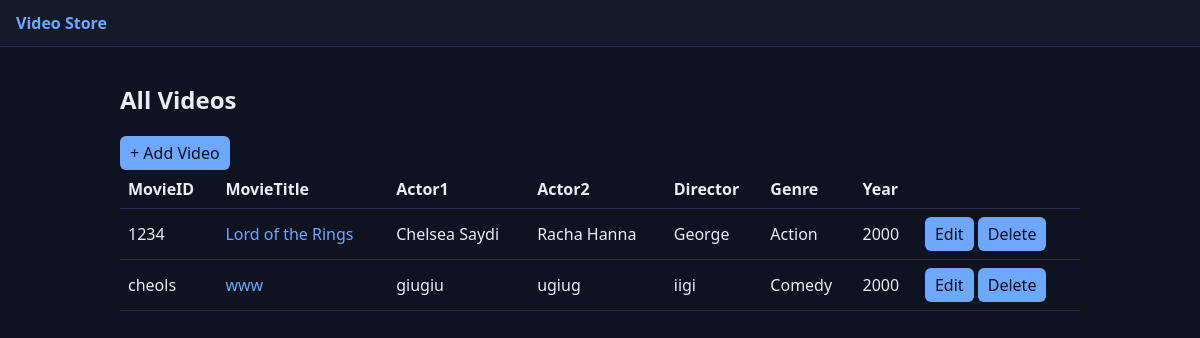
The page / on the database its author committed.
### videos/models.py (models this page shows, shortened)
class Video(models.Model):
    GENRE_CHOICES = [
        ("Action", "Action"),
        ("Comedy", "Comedy"),
        ("Drama", "Drama"),
        ("Romance", "Romance"),
        ("Sci-Fi", "Sci-Fi"),
        ("Horror", "Horror"),
        ("Documentary", "Documentary"),
        ("Animation", "Animation"),
        ("Other", "Other"),
    ]
    movie_id = models.CharField("MovieID", max_length=20, primary_key=True)
    title = models.CharField("MovieTitle", max_length=200)
    actor1 = models.CharField("Actor1Name", max_length=100)
    actor2 = models.CharField("Actor2Name", max_length=100, blank=True)
    director = models.CharField("DirectorName", max_length=100)
    genre = models.CharField("MovieGenre", max_length=20, choices=GENRE_CHOICES)
    release_year = models.PositiveIntegerField(
        "ReleaseYear",
        validators=[MinValueValidator(1888), MaxValueValidator(current_year)]
    )
    created_at = models.DateTimeField(auto_now_add=True)  # optional helper
    updated_at = models.DateTimeField(auto_now=True)
    class Meta:
        ordering = ["title"]

### videos/views.py (the view)
# urls.py: path('', views.video_list, name='list'),        # "/" -> list page
def video_list(request):
    videos = Video.objects.all()
    return render(request, "videos/video_list.html", {"videos": videos})

### videos/templates/videos/video_list.html (shortened to what this page needs)
{% extends "videos/base.html" %}
{% block content %}
<div class="d-flex justify-content-between align-items-center mb-3">
  <h2 class="mb-0">All Videos</h2>
  <a class="btn" href="{% url 'videos:create' %}">+ Add Video</a>
</div>
<div class="table-responsive">
  <table class="table">
    <thead>
      <tr>
        <th>MovieID</th>
        <th>MovieTitle</th>
        <th>Actor1</th>
        <th>Actor2</th>
        <th>Director</th>
        <th>Genre</th>
        <th>Year</th>
        <th></th>
      </tr>
    </thead>
    <tbody>
    {% for v in videos %}
      <tr>
        <td>{{ v.movie_id }}</td>
        <td><a href="{% url 'videos:detail' v.pk %}">{{ v.title }}</a></td>
        <td>{{ v.actor1 }}</td>
        <td>{{ v.actor2 }}</td>
        <td>{{ v.director }}</td>
        <td>{{ v.genre }}</td>
        <td>{{ v.release_year }}</td>
        <td class="text-nowrap">
          <a class="btn btn-sm btn-outline-primary" href="{% url 'videos:update' v.pk %}">Edit</a>
          <a class="btn btn-sm btn-outline-danger" href="{% url 'videos:delete' v.pk %}">Delete</a>
        </td>
      </tr>
    {% empty %}
      <tr><td colspan="8" class="text-center text-muted">No videos yet.</td></tr>
    {% endfor %}
    </tbody>
  </table>
</div>
{% endblock %}

### videos/templates/videos/base.html (shortened to what this page needs)
{% load static %}
<!DOCTYPE html>
<html lang="en">
<head>
</head>
<body>
  <header>
    <a href="{% url 'videos:list' %}" style="font-weight:700;">Video Store</a>
  </header>
  <main>
    {% block content %}{% endblock %}
  </main>
</body>
</html>

### videos/templates/videos/base.html (style rules this page uses)
body { background:#0f1320; color:#e9ecf5; font-family:system-ui, Arial, sans-serif; margin:0; }
a { color:#6ea8fe; text-decoration:none; }
header { padding:12px 16px; background:#151a2b; border-bottom:1px solid #2a3150; }
main { max-width:960px; margin:0 auto; padding:16px; }
.btn { background:#6ea8fe; color:#0b1020; padding:6px 10px; border-radius:6px; display:inline-block; }
.table { width:100%; border-collapse:collapse; }
.table th, .table td { border-bottom:1px solid #2a3150; padding:8px; text-align:left; }

### rows shown on the page
Video: movie_id "1234", title "Lord of the Rings", actor1 "Chelsea Saydi", actor2 "Racha Hanna", director "George", genre "Action", release_year "2000"
Video: movie_id "cheols", title "www", actor1 "giugiu", actor2 "ugiug", director "iigi", genre "Comedy", release_year "2000"
